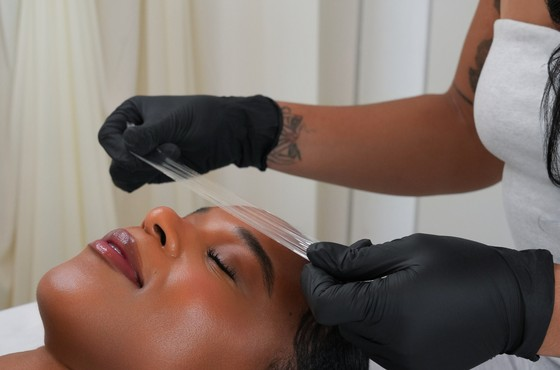
#> input picture assets/services/google-business-profile-preview.jpg, 560 x 370 px, found by its file name
$ python fast_match.py
#> lines starting #> are read from the running program, lines starting #| are printed output that depends on the picture
import os
from PIL import Image

thumbs_dir = r"c:\Users\ekta bansal\OneDrive\Desktop\lucci media\lucci-media\scratch\db_thumbs"
srv_dir = r"c:\Users\ekta bansal\OneDrive\Desktop\lucci media\lucci-media\assets\services"
db_dir = r"c:\Users\ekta bansal\OneDrive\Desktop\lucci media\dropbox_photos"

# Load thumb mapping
files = [f for f in os.listdir(db_dir) if f.lower().endswith(('.jpg', '.jpeg', '.png', '.webp'))]
# in classify_dropbox.py, thumb_{i}.jpg corresponded to files[i]

def match_target(target_path, name):
#> called with name = 'google-business-profile-preview.jpg'
    target = Image.open(target_path).convert('RGB').resize((50, 50))
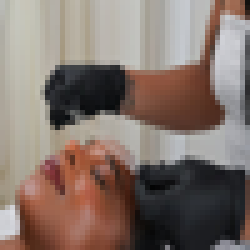
#> target: PIL image 50x50 RGB (shown 5 times larger); mean R, G, B 131, 115.7, 108
    best_file = None
    best_diff = 999999

    for i, fname in enumerate(files):
        t_path = os.path.join(thumbs_dir, f"thumb_{i}.jpg")
        if os.path.exists(t_path):
            t = Image.open(t_path).convert('RGB').resize((50, 50))
            d = sum(abs(a - b) for a, b in zip(t.tobytes(), target.tobytes())) / (50 * 50 * 3)
            if d < best_diff:
                best_diff = d
                best_file = fname
    print(f"{name:35} -> Best match: {best_file} (diff: {best_diff:.2f})")

match_target(os.path.join(srv_dir, "google-business-profile-preview.jpg"), "google-business-profile-preview.jpg")
match_target(os.path.join(srv_dir, "gbp-hero-main.webp"), "gbp-hero-main.webp")
#> call 2 of match_target, with name = 'gbp-hero-main.webp'
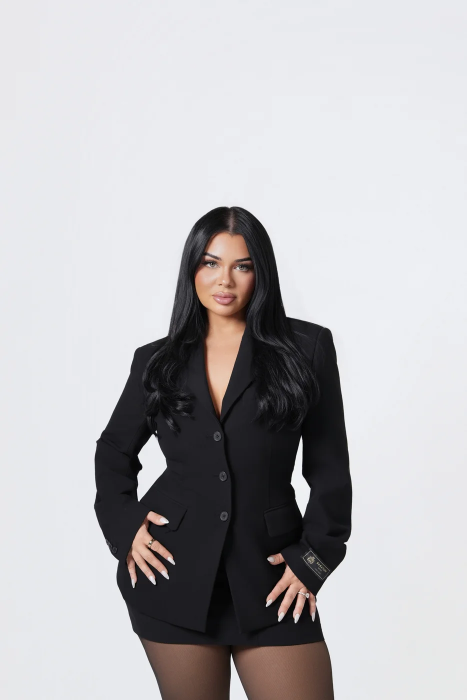
#> input picture assets/services/gbp-hero-main.webp, 933 x 1400 px, found by its file name (shown at 1/2 size)
#> in match_target (call 2), `target = Image.open(target_path).convert('RGB').resize((50, 50))`:
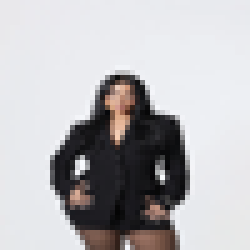
#> target: PIL image 50x50 RGB (shown 5 times larger); mean R, G, B 184.2, 183, 185.4
match_target(os.path.join(srv_dir, "gbp-who-for.webp"), "gbp-who-for.webp")
#> call 3 of match_target, with name = 'gbp-who-for.webp'
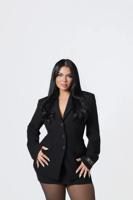
#> input picture scratch/thumb_gbp-hero-main.webp.jpg, 133 x 200 px, given in place of gbp-who-for.webp, which was not available
match_target(os.path.join(srv_dir, "gbp-cta.webp"), "gbp-cta.webp")
#> call 4 of match_target, with name = 'gbp-cta.webp'
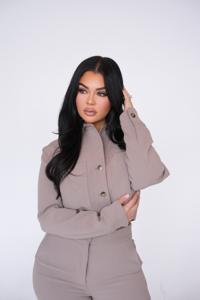
#> input picture scratch/thumb_hero_lex_portrait.jpg, 200 x 300 px, given in place of gbp-cta.webp, which was not available
#> in match_target (call 4), `target = Image.open(target_path).convert('RGB').resize((50, 50))`:
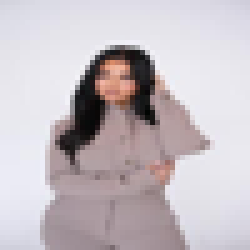
#> target: PIL image 50x50 RGB (shown 5 times larger); mean R, G, B 197.2, 189.3, 194.7
